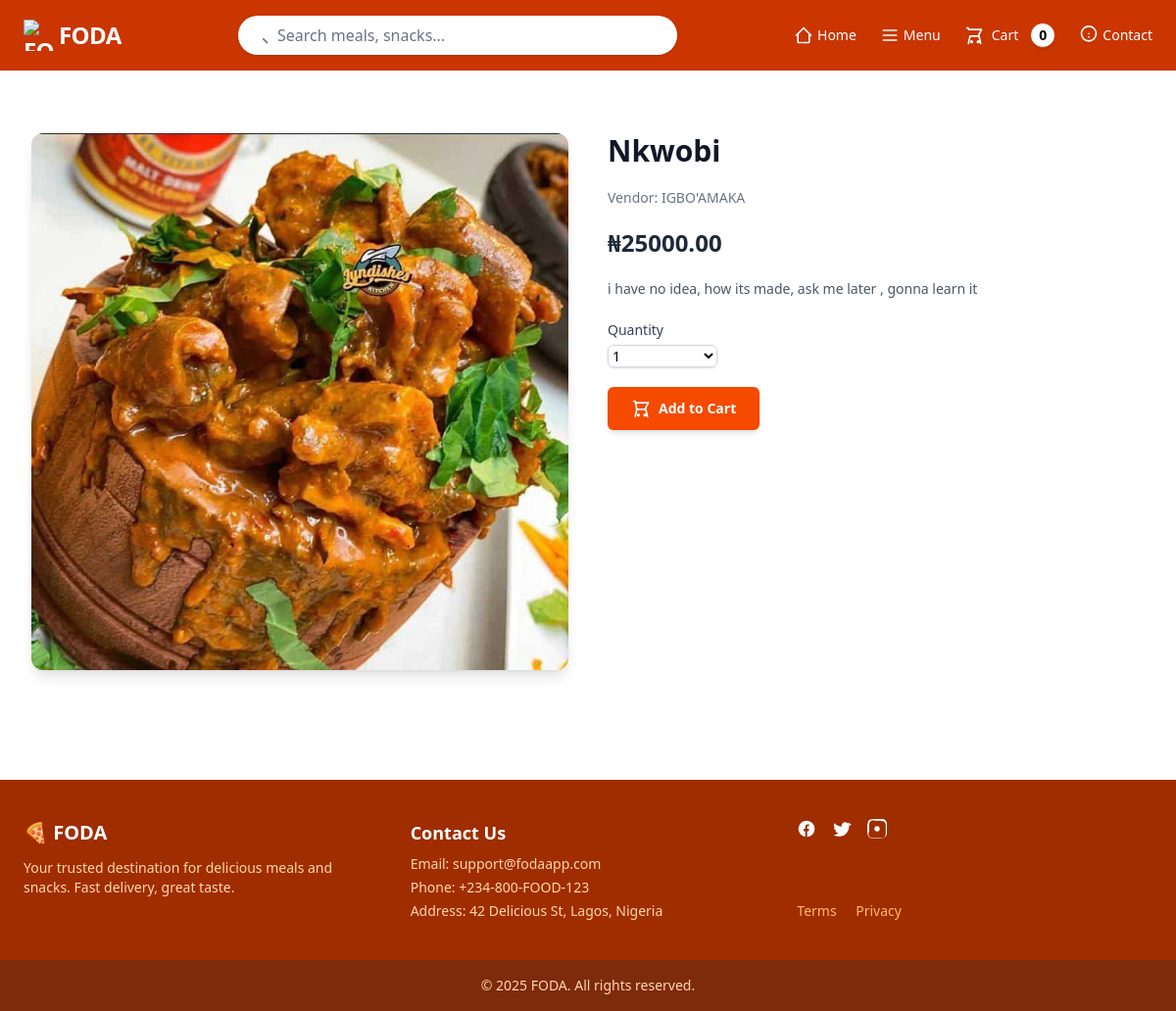
/food/2/, run on the app's committed database.
### shop/models.py (models this page shows, shortened)
class Food(models.Model):
    name = models.CharField(max_length=100)
    description = models.TextField()
    price = models.DecimalField(max_digits=10, decimal_places=2)
    sale_price = models.DecimalField(max_digits=10, decimal_places=2, blank=True, null=True)
    is_sale = models.BooleanField(default=False)
    vendor = models.ForeignKey(Vendor, related_name='foods', on_delete=models.CASCADE)
    image = ImageField(upload_to='foods/', blank=True, null=True)

### vendor/models.py (models this page shows)
class Vendor(models.Model):
    user = models.OneToOneField(settings.AUTH_USER_MODEL, on_delete=models.CASCADE, related_name='vendor',null=True, blank=True)
    name = models.CharField(max_length=100)
    description = models.TextField()
    location = models.CharField(max_length=255)
    contact_info = models.CharField(max_length=100)
    image = ImageField(upload_to='vendors/', blank=True, null=True)
    def __str__(self):
        return self.name

### shop/views.py (the view)
# urls.py: path('food/<int:food_id>/', views.food_detail, name='detail'),
def food_detail(request, food_id):
    try:
        food_item = Food.objects.get(id=food_id)
    except Food.DoesNotExist:
        return render(request, '404.html', status=404)
    context = {
        'food_item': food_item
    }
    return render(request, 'detail.html', context)

### cart/cart.py (called while the page is built)
    def __len__(self):
        return len(self.cart)

### cart/context_processors.py (called while the page is built)
def cart(request):
    return{
        'cart': Cart(request)
    }

### shop/templates/detail.html (shortened to what this page needs)
{% extends "base.html" %}
{% load static %}
{% load thumbnail %}
{% block content %}
<div class="bg-white py-16">
  <div class="max-w-7xl mx-auto px-4 sm:px-6 lg:px-8">
    <div class="grid grid-cols-1 md:grid-cols-2 gap-10 items-start">
      <div>
        {% thumbnail food_item.image "600x400" crop="center" as im %}
        <img src="{{ im.url }}" alt="{{ food_item.name }}"
          class="w-full h-auto rounded-xl object-cover shadow-lg" />
        {% endthumbnail %}
      </div>
      <div class="space-y-5">
        <h1 class="text-3xl font-extrabold text-gray-900">{{ food_item.name }}</h1>
        <p class="text-sm text-gray-500">Vendor: {{ food_item.vendor }}</p>
        <p class="text-2xl font-bold text-gray-800">₦{{ food_item.price }}</p>
        <p class="text-sm text-gray-600 leading-relaxed">
          {{ food_item.description }}
        </p>
        <div>
          <label for="food_qty" class="block text-sm font-medium text-gray-700 mb-1">Quantity</label>
          <select id="food_qty"
                  class="w-28 rounded-md border border-gray-300 text-sm shadow-sm focus:ring-orange-500 focus:border-orange-500">
            {% for i in "12345" %}
              <option value="{{ i }}">{{ i }}</option>
            {% endfor %}
          </select>
        </div>
        <div>
          <button
            id="add-to-cart"
            type="button"
            value="{{ food_item.id }}"
            class="inline-flex items-center justify-center w-full md:w-auto bg-orange-600 hover:bg-orange-700 text-white font-semibold text-sm px-6 py-3 rounded-md shadow-md transition duration-300"
          >
            <svg class="h-5 w-5 mr-2" fill="none" stroke="currentColor" stroke-width="2"
              viewBox="0 0 24 24" xmlns="http://www.w3.org/2000/svg">
              <path stroke-linecap="round" stroke-linejoin="round"
                d="M3 3h2l.4 2M7 13h10l4-8H5.4M7 13L5.4 5M7 13l-2 9m13-9l2 9M9 21a1 1 0 100-2 1 1 0 000 2zm8 0a1 1 0 100-2 1 1 0 000 2z" />
            </svg>
            Add to Cart
          </button>
        </div>
      </div>
    </div>
  </div>
</div>
{% endblock %}

### data on the page
Food: name "Nkwobi", vendor "IGBO'AMAKA", price "25000.00", description "i have no idea, how its made, ask me later , gonna learn it"

### other printed values
{{ cart|length }} "0"
form field value "1"
